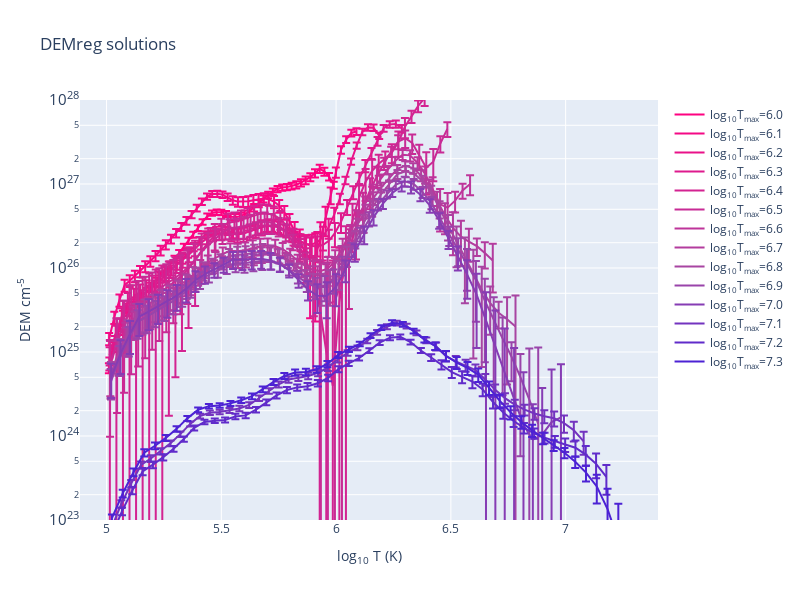

Notebook code for this chart:
### Code cell
fig = go.Figure()
yaxis_title='DEM cm<sup>-5</sup>'
title='DEMreg solutions'
yaxis_range=[23,28]
for i,d in enumerate(df):
    name="log<sub>10</sub>T<sub>max</sub>=%.1f" % tend[i]
    pval=np.abs(d.dem[0][0]) *foo.dtemps
    #have to do the same with the error
    yerr=d.edem[0][0]*foo.dtemps
    #xerr=d.elogt[0][0]
    #,error_x=dict(type='data',array=xerr) #off for clarity
    fig.add_trace(go.Scatter(x=d.mlogt[0][0],y=pval,error_y=dict(type='data',array=yerr),name=name,line_color=colors[i*15]))
        

#vecs=d.dn_in[0][0]/d.trmatrix_use[0][0]
#for i in range(vecs.shape[1]):
#    fig.add_trace(go.Scatter(x=foo.mlogt,y=vecs[:,i],name=d.chanax[0][i]))

fig.update_layout(yaxis_type='log',yaxis_range=yaxis_range,title=title,yaxis_title=yaxis_title,xaxis_title='log<sub>10</sub> T (K)')
fig.update_layout(width=800,height=600)
